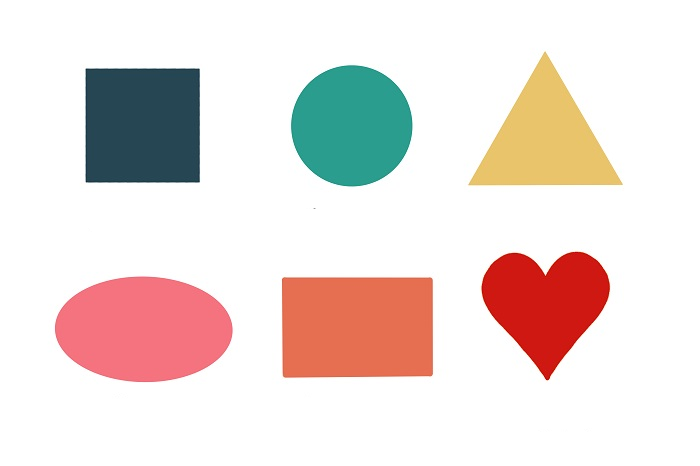
#> input picture OpenCV_Practice/Shapes.png, 700 x 466 px, found by its file name
$ python chap_6.py
#> lines starting #> are read from the running program, lines starting #| are printed output that depends on the picture; after the words box and inside, x2 and y2 are one past the last pixel; in counts of white or black regions, pixels touching at a corner belong together
import cv2
import numpy as np

img_path = "Inputs/Images/Shapes.png"
img = cv2.imread(img_path)
#> img is the input picture: shape (466, 700, 3); mean B, G, R 218, 222, 234.8

# Contour Detection
def get_contour(img, ori_img):
    ind = 0
    contours, hier = cv2.findContours(img, cv2.RETR_EXTERNAL, cv2.CHAIN_APPROX_SIMPLE)
    for cnt in contours:
        area = cv2.contourArea(cnt)
        if area > 1000:
            x, y, w, h = cv2.boundingRect(cnt)
            roi = ori_img[y: y + h, x: x + w]
            cv2.imshow(f"Cropped Image {ind}", roi)
            ind += 1

# Convert Image to gray
img_gray = cv2.cvtColor(img, cv2.COLOR_BGR2GRAY)
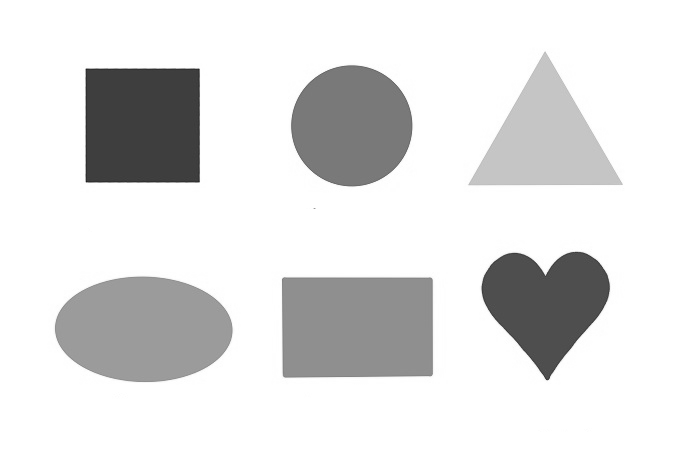
#> img_gray: shape (466, 700); min 30, max 255, mean 225.3

# Convert Image to Blur
img_blur = cv2.GaussianBlur(img_gray, (7,7), 1)

# Convert Image to Canny
img_canny = cv2.Canny(img_blur, 50, 150)
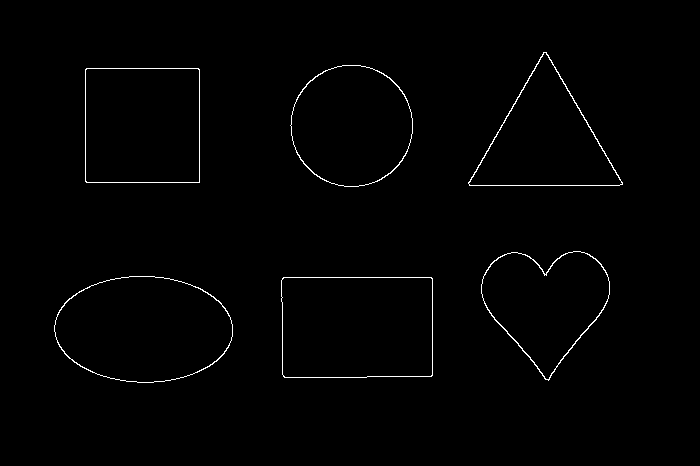
#> img_canny: shape (466, 700); 0.92% white in thin lines or dots, all inside (x1, y1, x2, y2) = (54, 52, 623, 383)

# Edge Detector
kernel = np.ones((5, 5), dtype = np.uint8)
img_dilate = cv2.dilate(img_canny, kernel, iterations = 1)
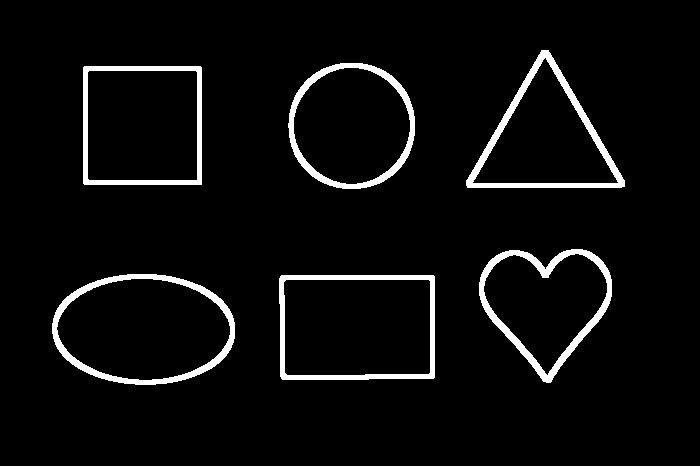
#> img_dilate: shape (466, 700); 4.8% white; 6 white regions

get_contour(img_dilate, img)
#> in get_contour, `contours, hier = cv2.findContours(img, cv2.RETR_EXTERNAL, cv2.CHAIN_AP..`: contours = 6 contours; box (x1, y1, x2, y2) and area: (52, 274, 235, 385) 15986, (279, 275, 435, 380) 15972, (83, 66, 202, 185) 13922, (288, 63, 415, 189) 12606, (466, 50, 625, 188) 11738, (479, 249, 612, 383) 11459
#> the loop in get_contour, `for cnt in contours:` made 6 passes
#> (area, x, y, w, h) on passes 1 to 6: (15972, 279, 275, 156, 105), (15986.5, 52, 274, 183, 111), (11459, 479, 249, 133, 134), (13922.5, 83, 66, 119, 119), (12605.5, 288, 63, 127, 126), (11737.5, 466, 50, 159, 138)
#> pass 1, in get_contour, `roi = ori_img[y: y + h, x: x + w]`:
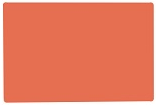
#> roi: shape (105, 156, 3); mean B, G, R 95.7, 123.1, 231.2
#> pass 2, in get_contour, `roi = ori_img[y: y + h, x: x + w]`:
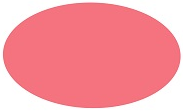
#> roi: shape (111, 183, 3); mean B, G, R 161.7, 153, 246.9
#> pass 3, in get_contour, `roi = ori_img[y: y + h, x: x + w]`:
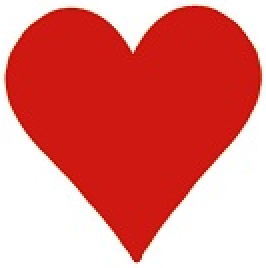
#> roi: shape (134, 133, 3) (shown 2 times larger); mean B, G, R 118, 122.2, 226.3
#> after the loop in get_contour, `for cnt in contours:`: ind = 6

cv2.imshow("Image", img_dilate)

cv2.waitKey(0)
